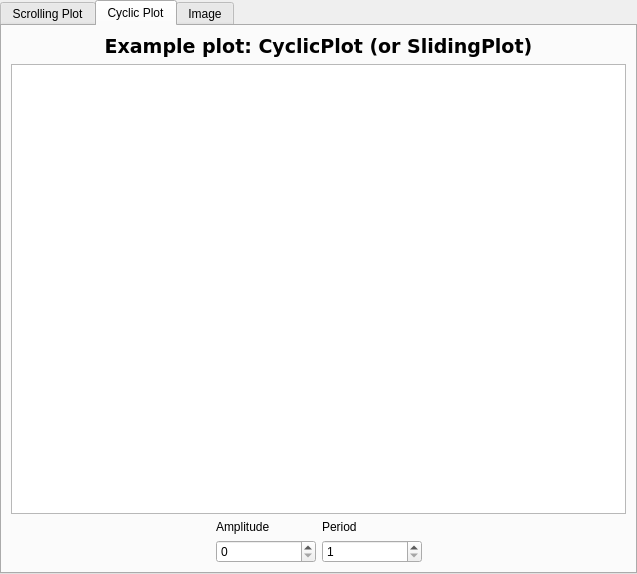
<?xml version="1.0" encoding="UTF-8"?>
<ui version="4.0">
 <class>TabWidget</class>
 <widget class="QTabWidget" name="TabWidget">
  <property name="geometry">
   <rect>
    <x>0</x>
    <y>0</y>
    <width>637</width>
    <height>574</height>
   </rect>
  </property>
  <property name="windowTitle">
   <string>TabWidget</string>
  </property>
  <property name="currentIndex">
   <number>1</number>
  </property>
  <widget class="QWidget" name="scrolling_plot_tab">
   <attribute name="title">
    <string>Scrolling Plot</string>
   </attribute>
   <layout class="QVBoxLayout" name="verticalLayout">
    <item>
     <widget class="QLabel" name="label">
      <property name="font">
       <font>
        <family>DejaVu Sans</family>
        <pointsize>14</pointsize>
        <weight>75</weight>
        <bold>true</bold>
       </font>
      </property>
      <property name="text">
       <string>Example plot: ScrollingPlot</string>
      </property>
      <property name="alignment">
       <set>Qt::AlignCenter</set>
      </property>
      <property name="margin">
       <number>10</number>
      </property>
     </widget>
    </item>
    <item>
     <widget class="ScrollingPlotWidget" name="scrolling_plot">
      <property name="toolTip">
       <string>This plot is showing the value of TEST_DEVICE/Acquisition#sin over time</string>
      </property>
      <property name="styleSheet">
       <string notr="true"/>
      </property>
      <property name="plotTitle" stdset="0">
       <string>TEST_DEVICE/Acquisition#sin</string>
      </property>
     </widget>
    </item>
    <item>
     <layout class="QHBoxLayout" name="scrolling_plot_controls">
      <item>
       <spacer name="horizontalSpacer_2">
        <property name="orientation">
         <enum>Qt::Horizontal</enum>
        </property>
        <property name="sizeHint" stdset="0">
         <size>
          <width>40</width>
          <height>20</height>
         </size>
        </property>
       </spacer>
      </item>
      <item>
       <layout class="QVBoxLayout" name="verticalLayout_2">
        <item>
         <widget class="QLabel" name="label_2">
          <property name="text">
           <string>Amplitude</string>
          </property>
         </widget>
        </item>
        <item>
         <widget class="QSpinBox" name="amplitude_sin">
          <property name="minimumSize">
           <size>
            <width>100</width>
            <height>0</height>
           </size>
          </property>
          <property name="maximumSize">
           <size>
            <width>100</width>
            <height>16777215</height>
           </size>
          </property>
          <property name="maximum">
           <number>999999999</number>
          </property>
         </widget>
        </item>
       </layout>
      </item>
      <item>
       <layout class="QVBoxLayout" name="verticalLayout_4">
        <item>
         <widget class="QLabel" name="label_3">
          <property name="text">
           <string>Period</string>
          </property>
         </widget>
        </item>
        <item>
         <widget class="QSpinBox" name="period_sin">
          <property name="sizePolicy">
           <sizepolicy hsizetype="Maximum" vsizetype="Fixed">
            <horstretch>0</horstretch>
            <verstretch>0</verstretch>
           </sizepolicy>
          </property>
          <property name="minimumSize">
           <size>
            <width>100</width>
            <height>0</height>
           </size>
          </property>
          <property name="maximumSize">
           <size>
            <width>100</width>
            <height>16777215</height>
           </size>
          </property>
          <property name="minimum">
           <number>1</number>
          </property>
          <property name="maximum">
           <number>999999999</number>
          </property>
         </widget>
        </item>
       </layout>
      </item>
      <item>
       <spacer name="horizontalSpacer_3">
        <property name="orientation">
         <enum>Qt::Horizontal</enum>
        </property>
        <property name="sizeHint" stdset="0">
         <size>
          <width>40</width>
          <height>20</height>
         </size>
        </property>
       </spacer>
      </item>
     </layout>
    </item>
   </layout>
  </widget>
  <widget class="QWidget" name="cyclic_plot_tab">
   <attribute name="title">
    <string>Cyclic Plot</string>
   </attribute>
   <layout class="QVBoxLayout" name="verticalLayout_5">
    <item>
     <widget class="QLabel" name="label_5">
      <property name="font">
       <font>
        <family>DejaVu Sans</family>
        <pointsize>14</pointsize>
        <weight>75</weight>
        <bold>true</bold>
       </font>
      </property>
      <property name="text">
       <string>Example plot: CyclicPlot (or SlidingPlot)</string>
      </property>
      <property name="alignment">
       <set>Qt::AlignCenter</set>
      </property>
      <property name="margin">
       <number>10</number>
      </property>
     </widget>
    </item>
    <item>
     <widget class="CyclicPlotWidget" name="cyclic_plot">
      <property name="toolTip">
       <string>This plot is showing the value of TEST_DEVICE/Acquisition#cos over time</string>
      </property>
      <property name="plotTitle" stdset="0">
       <string>TEST_DEVICE/Acquisition#cos</string>
      </property>
     </widget>
    </item>
    <item>
     <layout class="QHBoxLayout" name="cyclic_plot_controls">
      <item>
       <spacer name="horizontalSpacer_4">
        <property name="orientation">
         <enum>Qt::Horizontal</enum>
        </property>
        <property name="sizeHint" stdset="0">
         <size>
          <width>40</width>
          <height>20</height>
         </size>
        </property>
       </spacer>
      </item>
      <item>
       <layout class="QVBoxLayout" name="verticalLayout_3">
        <item>
         <widget class="QLabel" name="label_4">
          <property name="text">
           <string>Amplitude</string>
          </property>
         </widget>
        </item>
        <item>
         <widget class="QSpinBox" name="amplitude_cos">
          <property name="minimumSize">
           <size>
            <width>100</width>
            <height>0</height>
           </size>
          </property>
          <property name="maximumSize">
           <size>
            <width>100</width>
            <height>16777215</height>
           </size>
          </property>
          <property name="maximum">
           <number>999999999</number>
          </property>
         </widget>
        </item>
       </layout>
      </item>
      <item>
       <layout class="QVBoxLayout" name="verticalLayout_7">
        <item>
         <widget class="QLabel" name="label_6">
          <property name="text">
           <string>Period</string>
          </property>
         </widget>
        </item>
        <item>
         <widget class="QSpinBox" name="period_cos">
          <property name="sizePolicy">
           <sizepolicy hsizetype="Maximum" vsizetype="Fixed">
            <horstretch>0</horstretch>
            <verstretch>0</verstretch>
           </sizepolicy>
          </property>
          <property name="minimumSize">
           <size>
            <width>100</width>
            <height>0</height>
           </size>
          </property>
          <property name="maximumSize">
           <size>
            <width>100</width>
            <height>16777215</height>
           </size>
          </property>
          <property name="minimum">
           <number>1</number>
          </property>
          <property name="maximum">
           <number>999999999</number>
          </property>
         </widget>
        </item>
       </layout>
      </item>
      <item>
       <spacer name="horizontalSpacer_5">
        <property name="orientation">
         <enum>Qt::Horizontal</enum>
        </property>
        <property name="sizeHint" stdset="0">
         <size>
          <width>40</width>
          <height>20</height>
         </size>
        </property>
       </spacer>
      </item>
     </layout>
    </item>
   </layout>
  </widget>
  <widget class="QWidget" name="tab">
   <attribute name="title">
    <string>Image</string>
   </attribute>
   <layout class="QVBoxLayout" name="verticalLayout_6">
    <item>
     <widget class="QLabel" name="label_7">
      <property name="sizePolicy">
       <sizepolicy hsizetype="Preferred" vsizetype="Preferred">
        <horstretch>0</horstretch>
        <verstretch>0</verstretch>
       </sizepolicy>
      </property>
      <property name="font">
       <font>
        <family>DejaVu Sans</family>
        <pointsize>14</pointsize>
        <weight>75</weight>
        <bold>true</bold>
       </font>
      </property>
      <property name="text">
       <string>Random Image</string>
      </property>
      <property name="alignment">
       <set>Qt::AlignCenter</set>
      </property>
      <property name="margin">
       <number>10</number>
      </property>
     </widget>
    </item>
    <item>
     <widget class="QLabel" name="label_8">
      <property name="text">
       <string> to showcase the usage of resource files (*.qrc)</string>
      </property>
      <property name="alignment">
       <set>Qt::AlignCenter</set>
      </property>
      <property name="margin">
       <number>20</number>
      </property>
     </widget>
    </item>
    <item>
     <widget class="Line" name="line">
      <property name="orientation">
       <enum>Qt::Horizontal</enum>
      </property>
     </widget>
    </item>
    <item>
     <widget class="QLabel" name="label_9">
      <property name="sizePolicy">
       <sizepolicy hsizetype="Expanding" vsizetype="Expanding">
        <horstretch>0</horstretch>
        <verstretch>0</verstretch>
       </sizepolicy>
      </property>
      <property name="text">
       <string/>
      </property>
      <property name="pixmap">
       <pixmap resource="images/images.qrc">:/icons/CERN_logo.png</pixmap>
      </property>
      <property name="alignment">
       <set>Qt::AlignCenter</set>
      </property>
     </widget>
    </item>
   </layout>
  </widget>
 </widget>
 <customwidgets>
  <customwidget>
   <class>ScrollingPlotWidget</class>
   <extends>QGraphicsView</extends>
   <header>accwidgets.graph.widgets.plotwidget</header>
  </customwidget>
  <customwidget>
   <class>CyclicPlotWidget</class>
   <extends>QGraphicsView</extends>
   <header>accwidgets.graph.widgets.plotwidget</header>
  </customwidget>
 </customwidgets>
 <resources>
  <include location="images/images.qrc"/>
 </resources>
 <connections/>
</ui>
